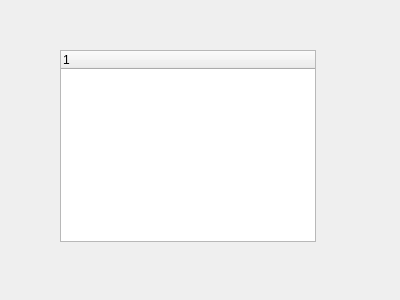
<?xml version="1.0" encoding="UTF-8"?>
<ui version="4.0">
 <class>Widget</class>
 <widget class="QWidget" name="Widget">
  <property name="geometry">
   <rect>
    <x>0</x>
    <y>0</y>
    <width>400</width>
    <height>300</height>
   </rect>
  </property>
  <property name="windowTitle">
   <string>Widget</string>
  </property>
  <widget class="QTreeWidget" name="treeWidget">
   <property name="geometry">
    <rect>
     <x>60</x>
     <y>50</y>
     <width>256</width>
     <height>192</height>
    </rect>
   </property>
   <column>
    <property name="text">
     <string notr="true">1</string>
    </property>
   </column>
  </widget>
 </widget>
 <layoutdefault spacing="6" margin="11"/>
 <resources/>
 <connections/>
</ui>
